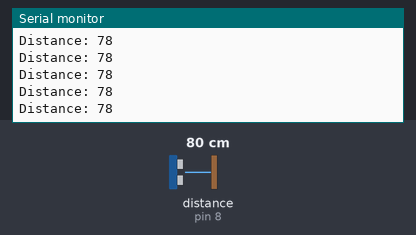
A sketch run on a simulated Arduino Uno, built with avr-gcc and run on an emulated ATmega328P. Parts: the last lines printed to the serial monitor. Wiring (inferred from the names in the program): ultrasonic range finder: trigger pin 9; echo pin 8. Inputs (shaded band) come from the test bench; at power-on: distance to the obstacle (sensor on pin 8) 80 cm. The echo pulse lasts 58.3 µs per cm.

Above: at 1.2 s.
1.3 s: distance to the obstacle (sensor on pin 8) set to 18 cm
At 2.0 s:
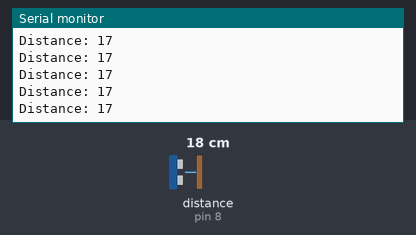
4.3 s: distance to the obstacle (sensor on pin 8) set to 250 cm
At 4.9 s:
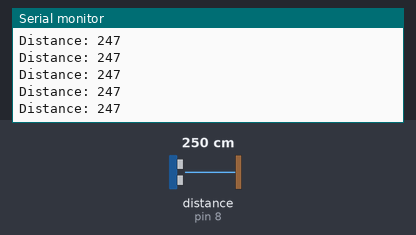
7.3 s: distance to the obstacle (sensor on pin 8) set to 2 cm
At 8.2 s:
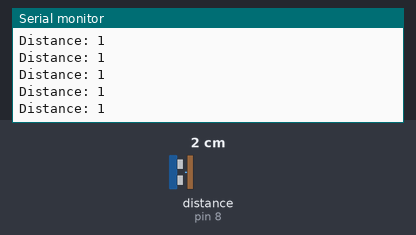
Timing chart, 0 to 10.3 s (numbered marks = the images above; inputs shaded):
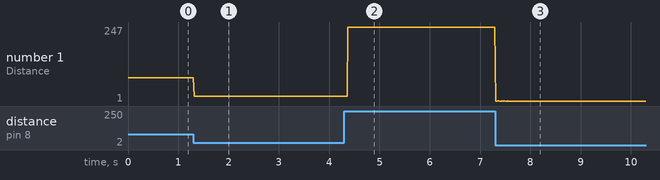

The sketch:

Ultrasonic.ino
```cpp
/*
  Created by: Evan Beaudoin
  Created on: March 2023
  Uses the HC-SR04 distance sensor to print the distance
*/

const int TRIGPIN = 9;
const int ECHOPIN = 8;

long duration;
int distance;

void setup() {
  Serial.begin (9600);
  pinMode(TRIGPIN,  OUTPUT);
  pinMode(ECHOPIN, INPUT);

}
void  loop() {
  digitalWrite(TRIGPIN, LOW);
  delayMicroseconds(2);
  digitalWrite(TRIGPIN, HIGH);
  delayMicroseconds(10);
  digitalWrite(TRIGPIN, LOW);

  duration = pulseIn(ECHOPIN, HIGH);
  distance = duration * 0.034 / 2;
  Serial.print("Distance: ");
  Serial.println(distance);
  delay(10);
}
```

Measured:
- after the input at 1.3 s, the serial monitor: prints a new line at once (image 1)
- after the input at 4.3 s, the serial monitor: prints a new line after 0.07 s (image 2)
- after the input at 7.3 s, the serial monitor: prints a new line at once (image 3)
- plotted number 1: 78 → 17 after the input at 1.3 s, 17 → 247 after the input at 4.3 s, 247 → 1 after the input at 7.3 s
